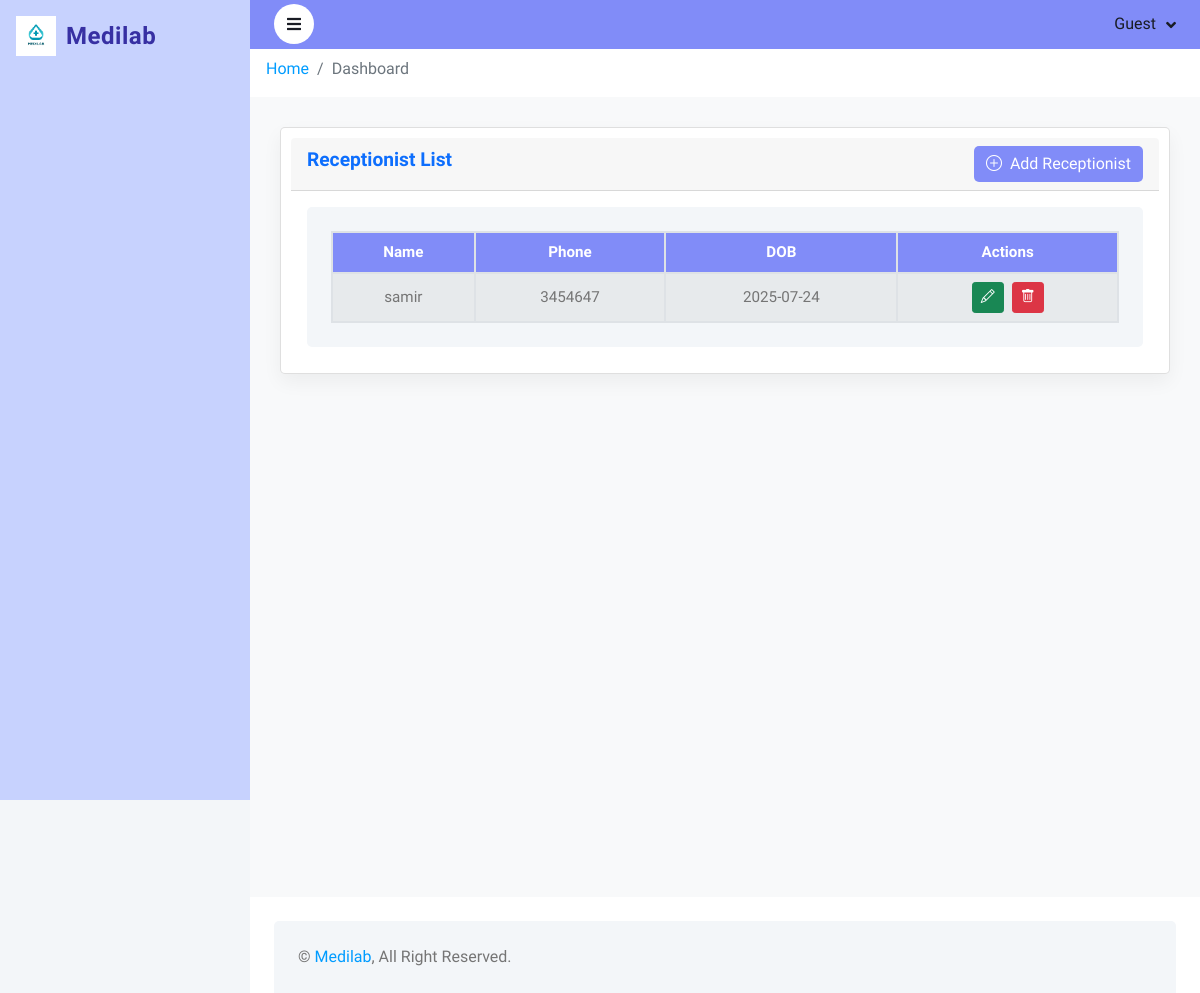
/stafflist.php, run on the app's committed database.
### tables this page shows
CREATE TABLE IF NOT EXISTS `receptionist` (
  `RecepID` int(11) NOT NULL AUTO_INCREMENT,
  `FullName` varchar(150) NOT NULL,
  `PhoneNum` varchar(20) NOT NULL,
  `DOB` date NOT NULL,
  PRIMARY KEY (`RecepID`)
);

### stafflist.php (the view, shortened to what this page needs)
<?php require('common/head.php') ?>
</head>
<body>
<?php require('common/sidebar.php') ?>
<div class="content">
<?php require('common/navbar.php') ?>
<div class="container-fluid py-2 px-3">
  <nav aria-label="breadcrumb">
    <ol class="breadcrumb mb-2">
      <li class="breadcrumb-item"><a href="index.php">Home</a></li>
      <li class="breadcrumb-item active" aria-current="page">Dashboard</li>
    </ol>
  </nav>
</div>
<div class="app-body">
  <div class="col-sm-12">
    <div class="card">
      <div class="card-header d-flex align-items-center justify-content-between">
        <h5 class="card-title">Receptionist List</h5>
        <button class="btn btn-indigo-400 ms-auto" data-bs-toggle="modal" data-bs-target="#addReceptionistModal">
          <i class="bi bi-plus-circle me-1"></i> Add Receptionist
        </button>
      </div>
      <div class="card-body">
        <div class="bg-light rounded p-4">
          <div class="table-responsive">
            <table id="receptionistTable" class="table table-hover table-bordered table-striped align-middle m-0">
              <thead class="text-center" style="background-color: #818cf8; color: white;">
                <tr>
                  <th>Name</th>
                  <th>Phone</th>
                  <th>DOB</th>
                  <th class="text-center">Actions</th>
                </tr>
              </thead>
              <tbody>
                <?php
                require_once 'dp.php';
                $query = "SELECT * FROM receptionist";
                $result = mysqli_query($conn, $query);
                if ($result && mysqli_num_rows($result) > 0) {
                  while ($row = mysqli_fetch_assoc($result)) {
                    echo "<tr class='text-center'>";
                    echo "<td>" . htmlspecialchars($row['FullName']) . "</td>";
                    echo "<td>" . htmlspecialchars($row['PhoneNum']) . "</td>";
                    echo "<td>" . htmlspecialchars($row['DOB']) . "</td>";
                    echo "<td>";
                    echo "<div class='action-buttons'>";
                    echo "<button
                            class='btn btn-sm btn-success edit-btn'
                            data-id='" . $row['RecepID'] . "'
                            data-name='" . htmlspecialchars($row['FullName'], ENT_QUOTES) . "'
                            data-phone='" . htmlspecialchars($row['PhoneNum'], ENT_QUOTES) . "'
                            data-dob='" . $row['DOB'] . "'
                            data-bs-toggle='modal'
                            data-bs-target='#editReceptionistModal'
                            title='Edit'>
                            <i class='bi bi-pencil'></i>
                          </button>";
                    echo "<a href='deletestaff.php?id=" . $row['RecepID'] . "'
                             class='btn btn-sm btn-danger delete-link'
                             title='Delete'>
                            <i class='bi bi-trash'></i>
                          </a>";
                    echo "</div>";
                    echo "</td>";
                    echo "</tr>";
                  }
                } else {
                  echo "<tr><td colspan='4' class='text-center text-muted'>No receptionists found.</td></tr>";
                }
                ?>
              </tbody>
            </table>
          </div>
        </div>
      </div>
    </div>
  </div>
</div>
<?php require('common/footer.php') ?>
<link href="css/bootstrap.min.css" rel="stylesheet">
<link href="https://cdn.datatables.net/1.13.6/css/dataTables.bootstrap5.min.css" rel="stylesheet"/>
</body>
</html>

### css/style.css (style rules this page uses)
:root { --primary: #009CFF; --light: #F3F6F9; --dark: #191C24; }
.btn { transition: .5s; }
.content { margin-left: 250px; min-height: 100vh; background: #FFFFFF; transition: 0.5s; }
@media (min-width: 992px) { .content { width: calc(100% - 250px); } }

### css/style1.css (style rules this page uses)
* { box-sizing: border-box; }
body { font-family: Arial, sans-serif; background-color: #f4f4f4; }
.card { background: white; border-radius: 6px; box-shadow: 0 1px 5px rgba(0, 0, 0, 0.05); padding: 10px; margin: 6px; flex: 1 1 calc(25% - 12px); text-align: center; }

### common/head.php (style rules this page uses)
.table th, .table td, .table, .table th, .table td { border: 2px solid #dee2e6 !important; }
body { background-color: #f8f9fa; }
.table td, .table th { vertical-align: middle; }
.app-body { padding: 1.5rem; background-color: #f8f9fa; min-height: 100vh; }
.card { border-radius: 0.75rem; box-shadow: 0 0.125rem 0.25rem rgb(0 0 0 / 0.075); }
.card-header { background-color: #fff; border-bottom: 1px solid #e9ecef; font-weight: 600; font-size: 1.125rem; padding: 1rem 1.5rem; border-top-left-radius: 0.75rem; border-top-right-radius: 0.75rem; }
.card-body { padding: 1.25rem 1.5rem; }
.table { font-size: 0.95rem; color: #495057; }
.table thead th { border-bottom: 2px solid #dee2e6; font-weight: 600; }
.card { border-radius: 1rem; box-shadow: 0 0.5rem 1.2rem rgba(0, 0, 0, 0.05); border: none; }
.card-title { font-weight: 600; font-size: 1.2rem; color: #0d6efd; }

### stafflist.php (style rules this page uses)
.action-buttons { display: flex; gap: 8px; justify-content: center; }
.btn-indigo-400 { background-color: #818CF8 !important; color: white !important; border: none !important; }
.table td, .table th { vertical-align: middle; }

### data on the page
receptionist: FullName "samir", PhoneNum "3454647", DOB "2025-07-24"

### other printed values
$_SESSION['username'] "Guest"
